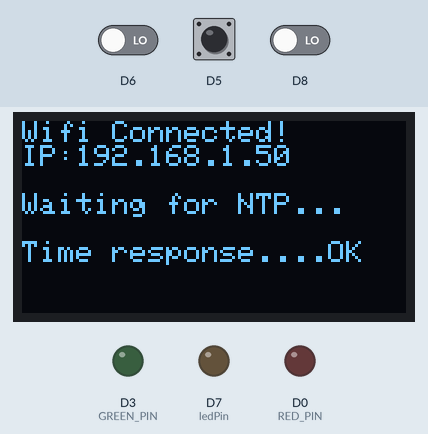
This sketch was run on a simulated ESP8266 (NodeMCU). Parts: 128×64 one-colour display, output pins drawn as LEDs (lit = HIGH). Inputs (shaded band) come from the test bench; at power-on: D6 LOW, D5 HIGH, D8 LOW. WiFi joins after 1.5 s; servers stay silent unless stated; uploads are accepted with an empty reply; the local clock reads 2024-03-15 10:24:30 at power-on unless the sketch sets it; pins used as bus, display or sensor lines are not drawn; what the sketch prints to the serial monitor is not drawn.

Above: at 1.7 s.
At 3.3 s:
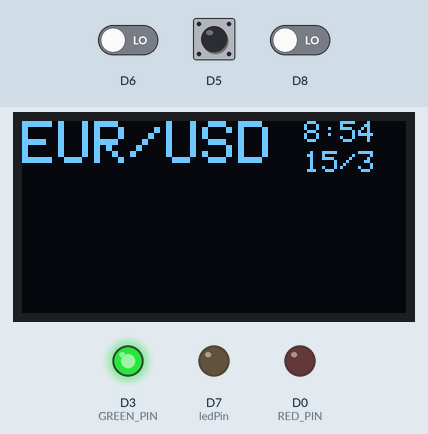
3.4 s: D6 driven HIGH
At 4.1 s:
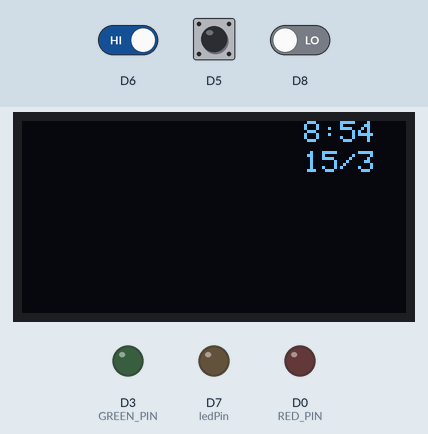
Timing chart, 0 to 6.4 s (numbered marks = the images above; inputs shaded):
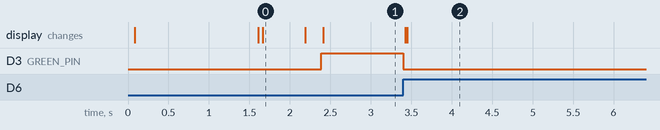

The sketch:

project.ino
```cpp
#include <ESP8266WiFi.h>
#include <ESP8266HTTPClient.h>
#include <time.h>
#include <SPI.h>
#include <Wire.h>
#include <Adafruit_GFX.h>
#include <Adafruit_SSD1306.h>
#include <Fonts/FreeSans18pt7b.h>
#include <WiFiManager.h>
#include <ESP8266WebServer.h>
#include <DNSServer.h>

#define OLED_RESET LED_BUILTIN  //4
#define RED_PIN D0
#define YELLOW_PIN D4
#define GREEN_PIN D3

Adafruit_SSD1306 display(OLED_RESET);

String url = "http://webrates.truefx.com/rates/connect.html?f=html";
String pay = "";
String payload = "";
String cur = "EUR/USD";
float exchange = -1;
float prevExchange = -1;
int val = 0, s1 = 53, s2 = 66, e1 = 57, e2 = 69;
const char* ssid = "bachawat(alien broadband)";
const char* password = "bachawat1234";

int ledPin = 13;

int timezone = 7 * 3600;
int dst = 0;

void setup() {
    pinMode(D8, INPUT);
    pinMode(D5, INPUT_PULLUP);
    pinMode(D6, INPUT);
    pinMode(D7, INPUT);

    attachInterrupt(D7, IntCallback1, RISING);
    attachInterrupt(D6, IntCallback2, RISING);
    attachInterrupt(D5, IntCallback3, FALLING);
    attachInterrupt(D8, IntCallback, RISING);

    pinMode(LED_BUILTIN, OUTPUT);
    pinMode(RED_PIN,OUTPUT);
    pinMode(YELLOW_PIN,OUTPUT);
    pinMode(GREEN_PIN,OUTPUT);

    digitalWrite(LED_BUILTIN, HIGH); // switch it OFF. (LOW means OFF for the ESP8266)
    digitalWrite(RED_PIN,LOW);
    digitalWrite(YELLOW_PIN,LOW);
    digitalWrite(GREEN_PIN,LOW);

    display.begin(SSD1306_SWITCHCAPVCC, 0x3C);

  // Clear the buffer.
  display.clearDisplay();
  display.setFont();
  display.setTextSize(1);
  display.display();

  pinMode(ledPin,OUTPUT);
  digitalWrite(ledPin,LOW);

  Serial.begin(115200);

  display.setFont();
  display.setTextSize(1);
  display.setTextColor(WHITE);

  display.setCursor(0,0);
  display.println("Connecting to WiFi:");
  display.println( ssid );

  WiFiManager wifi;
  display.println("\nConnecting");

  display.display();

  wifi.autoConnect("ForexTracker");

  display.clearDisplay();
  display.display();
  display.setCursor(0,0);

  display.println("Wifi Connected!");
  display.print("IP:");
  display.println(WiFi.localIP() );

  display.display();

  configTime(timezone, dst, "pool.ntp.org","time-d-b.nist.gov");
  display.println("\nWaiting for NTP...");

  while(!time(nullptr)){
     Serial.print("*");
     delay(1000);
  }
  display.println("\nTime response....OK");
  display.display();
  delay(500);
  display.clearDisplay();
  display.display();
  val = 0;

}

void loop() {

  if (val == 0) {
    HTTPClient http;
    http.begin(url);
    int httpCode = http.GET();
    if(httpCode == HTTP_CODE_OK) {
            Serial.print("Received Response\n");
            payload = http.getString();
            Serial.println(payload);
            pay = payload.substring(s1, e1) + payload.substring(s2, e2);
            exchange = pay.toFloat();
            sendMessage(exchange-prevExchange);

            Serial.print("\n\n");
            Serial.flush();
            prevExchange = exchange;
          }
      else {
          Serial.printf("[HTTP] GET... failed, error: %s\n", http.errorToString(httpCode).c_str());
          val = 6;
      }
      http.end();
  }
  time_t now = time(nullptr);
  struct tm* p_tm = localtime(&now);
  p_tm->tm_sec -= 5400;
  mktime(p_tm);

  display.clearDisplay();
  display.setFont();
  display.setTextSize(2);
  display.setCursor(0,0);
  display.print(cur+" ");

  display.setTextSize(1);
  display.setCursor(94,0);
  display.print(p_tm->tm_hour);
  display.print(":");
  if( p_tm->tm_min <10)
    display.print("0");
  display.print(p_tm->tm_min);

  display.setTextSize(1);
  display.setCursor(94,10);
  display.print(p_tm->tm_mday);
  display.print("/");
  display.print(p_tm->tm_mon + 1);

  display.setFont(&FreeSans18pt7b);
  display.setTextSize(1);
  display.setCursor(0,55);
  display.print(pay);

  display.display();
  val = (val + 1) % 7;
  delay(1000); // update every 1 sec
}

void sendMessage(float in){
  if(in > 0){
      digitalWrite(GREEN_PIN, HIGH);
      digitalWrite(YELLOW_PIN, LOW);
      digitalWrite(RED_PIN, LOW);
    }
    else if(in == 0){
      digitalWrite(GREEN_PIN, LOW);
      digitalWrite(YELLOW_PIN, HIGH);
      digitalWrite(RED_PIN, LOW);
    }
    else if(in < 0){
      digitalWrite(GREEN_PIN, LOW);
      digitalWrite(YELLOW_PIN, LOW);
      digitalWrite(RED_PIN, HIGH);
    }
}

void IntCallback(){
  set(0);
  disp();
}

void IntCallback1(){
  set(1);
  disp();
}

void IntCallback2(){
  set(2);
  disp();
}

void IntCallback3(){
  set(3);
  disp();
}

void disp() {
  display.clearDisplay();
  display.setFont();
  display.setTextSize(2);
  display.setCursor(0,0);
  display.print(cur+" ");
  display.setFont(&FreeSans18pt7b);
  display.setTextSize(1);
  display.setCursor(0,55);
  display.print(pay);
  display.display();
}

void set(int a) {
  a = 7 + 145 * a;
  cur = payload.substring(a+8,a+15);
  s1 = a + 46;
  s2 = a + 59;
  e1 = s1 + 4;
  e2 = s2 + 3;
  pay = payload.substring(s1, e1) + payload.substring(s2, e2);
  exchange = pay.toFloat();
  sendMessage(0);
}
```

Measured:
- after the input at 3.4 s, D3 (GREEN_PIN): HIGH → LOW after 0.00 s instead of 6.4 s; the display: first changes at once (image 2 shows a later state)
- what the display in image 0 shows lasts 0.5 s, from 1.7 s to 2.2 s
